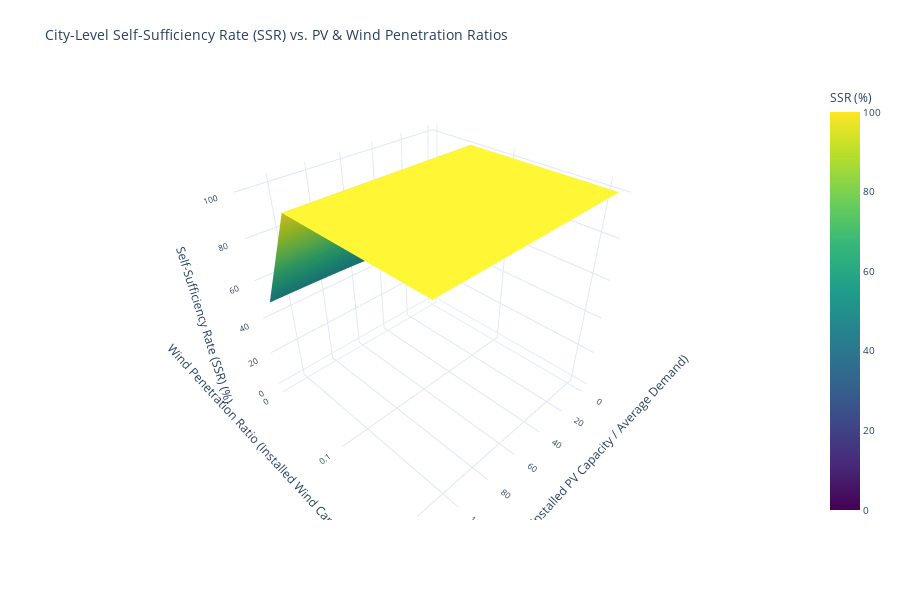

Source (notebook cell):
### Code cell
import plotly.graph_objects as go
import numpy as np

# ---------------------------------------------------------------------------
# City-Level Annual Analysis: SSR vs. PV & Wind Penetration Ratios
# ---------------------------------------------------------------------------
# This analysis uses production data for:
#  - One PV panel production (from 'One_PV_Panel_Production.csv')
#  - One wind turbine production (from 'wind_production_for_one_turbine.csv')

# Calculate the total PV production from city_pv_production (in kWh)
total_pv_power_production = city_pv_production.sum()

# Compute average production over the year (using 8760 hours/year)
average_pv_power_production = total_pv_power_production / 8760

# Calculate the total Wind production from city_wind_production (in kWh)
total_wind_power_production = city_wind_production.sum()

# Compute average production over the year (using 8760 hours/year)
average_wind_power_production = total_wind_power_production / 8760

# (No battery storage is modeled in this analysis.)
#
# Calculate the total annual energy demand (kWh) and average demand (kW)
total_energy_demand = city_consumption.sum()  # kWh per year
average_demand = total_energy_demand / 8760   # kW average demand (8760 hours/year)

# Define the range for the number of PV panels and wind turbines (raw counts)
raw_panel_range = np.arange(0, 5e8, 5e6)   
turbine_range = np.arange(0, 50, 10)           

# Create meshgrids for raw PV panel count and wind turbine count
panel_grid, turbine_grid = np.meshgrid(raw_panel_range, turbine_range)

# Compute the normalized penetration ratios:
# PV Penetration Ratio = (num_panels * panel_capacity) / average_demand
pv_penetration_grid = (panel_grid * average_pv_power_production) / average_demand
# Wind Penetration Ratio = (num_turbines * wind_turbine_capacity) / average_demand
wind_penetration_grid = (turbine_grid * average_wind_power_production) / average_demand

# Initialize a grid to store the SSR values (in percent)
ssr_grid = np.zeros_like(panel_grid, dtype=float)

# Loop over each combination of panel and turbine counts
for i in range(panel_grid.shape[0]):
    for j in range(panel_grid.shape[1]):
        num_panels = panel_grid[i, j]
        num_turbines = turbine_grid[i, j]
        
        total_energy_supplied = 0.0  # accumulator in kWh
        
        # Loop through each hourly timestamp
        for timestamp in city_consumption.index:
            consumption = city_consumption.loc[timestamp]  # kWh at this hour
            
            # PV production: scale one-panel production by num_panels and panel_capacity
            pv_production = city_pv_production.loc[timestamp] * num_panels * average_pv_power_production
            # Wind production: scale one-turbine production by num_turbines and wind_turbine_capacity
            wind_production = city_wind_production.loc[timestamp] * num_turbines * average_wind_power_production
            
            # Total production available (kWh)
            total_production = pv_production + wind_production
            
            # The energy supplied to meet consumption is the minimum of production and consumption
            energy_supplied = min(total_production, consumption)
            total_energy_supplied += energy_supplied
        
        # Compute the Self-Sufficiency Rate (SSR) as a percentage of annual demand met
        ssr = (total_energy_supplied / total_energy_demand) * 100 if total_energy_demand > 0 else 0
        ssr_grid[i, j] = ssr

# Create a 3D Surface Plot:
#   x-axis: PV Penetration Ratio,
#   y-axis: Wind Penetration Ratio,
#   z-axis: SSR (%)
fig = go.Figure(data=[go.Surface(
    x=pv_penetration_grid,
    y=wind_penetration_grid,
    z=ssr_grid,
    colorscale='Viridis',
    colorbar=dict(title="SSR (%)")
)])

fig.update_layout(
    title='City-Level Self-Sufficiency Rate (SSR) vs. PV & Wind Penetration Ratios',
    scene=dict(
        xaxis_title='PV Penetration Ratio (Installed PV Capacity / Average Demand)',
        yaxis_title='Wind Penetration Ratio (Installed Wind Capacity / Average Demand)',
        zaxis_title='Self-Sufficiency Rate (SSR) (%)'
    ),
    template='plotly_white',
    width=900,
    height=600,
    margin=dict(l=60, r=60, t=80, b=80),
    font=dict(size=10)
)

fig.show()

### Figure 1 — Plotly figure (JSON) as saved in the notebook; plotly's stock layout.template omitted (floating-point values rounded to 4 significant figures; data arrays with more than 128 entries replaced by an {"elided": "..."} marker saying what was removed)
{"data": [{"colorbar": {"title": {"text": "SSR (%)"}}, "colorscale": [[0, "#440154"], [0.1111, "#482878"], [0.2222, "#3e4989"], [0.3333, "#31688e"], [0.4444, "#26828e"], [0.5556, "#1f9e89"], [0.6667, "#35b779"], [0.7778, "#6ece58"], [0.8889, "#b5de2b"], [1, "#fde725"]], "type": "surface", "x": {"elided": "5x100 float values"}, "y": {"elided": "5x100 float values"}, "z": {"elided": "5x100 float values"}}], "layout": {"font": {"size": 10}, "height": 600, "margin": {"b": 80, "l": 60, "r": 60, "t": 80}, "scene": {"xaxis": {"title": {"text": "PV Penetration Ratio (Installed PV Capacity / Average Demand)"}}, "yaxis": {"title": {"text": "Wind Penetration Ratio (Installed Wind Capacity / Average Demand)"}}, "zaxis": {"title": {"text": "Self-Sufficiency Rate (SSR) (%)"}}}, "title": {"text": "City-Level Self-Sufficiency Rate (SSR) vs. PV & Wind Penetration Ratios"}, "width": 900}}
